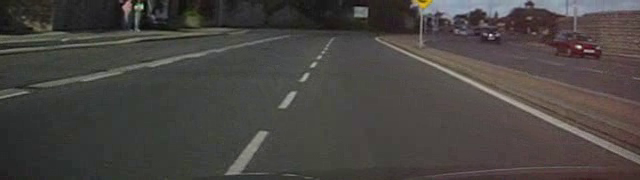
#> input picture frame 38 of lane/data.avi, 640 x 180 px
$ python main.py
#> lines starting #> are read from the running program, lines starting #| are printed output that depends on the picture; after the words box and inside, x2 and y2 are one past the last pixel; in counts of white or black regions, pixels touching at a corner belong together
# -*- coding: utf-8 -*-
"""
Created on Sat Mar 30 22:16:16 2019

@author: sun
"""

import numpy as np
import cv2

fps = 120
size = (180, 640)

#定义数据源
cap = cv2.VideoCapture('./data.avi')

# #设置视频格式
# fourcc = cv2.VideoWriter_fourcc(*'XVID')
# # fps = cap.get(cv2.CAP_PROP_FPS)
# #视频尺寸大小
# size = (int(cap.get(cv2.CAP_PROP_FRAME_WIDTH)), int(cap.get(cv2.CAP_PROP_FRAME_HEIGHT)))
# out = cv2.VideoWriter('edgesResult.avi', fourcc,20.0, size)


if __name__ == "__main__":

    #保存边缘检测图
    while (cap.isOpened()):

        ret, frame = cap.read()
#> frame is the input picture: shape (180, 640, 3); mean B, G, R 66.1, 69, 72.8
        # 读到结尾就退出
        if (ret == False):
            break;
        result = frame.copy()

        # 灰度转换
        gray = cv2.cvtColor(frame, cv2.COLOR_BGR2GRAY)
        h, w = gray.shape
#> h = 180; w = 640
        # 中值滤波
        # frame = cv2.medianBlur(gray,5)
        # 高斯滤波
        frame = cv2.GaussianBlur(gray, (3, 3), 0)
#> frame: shape (180, 640)
        # 边缘检测
        edges = cv2.Canny(frame, 50, 200)
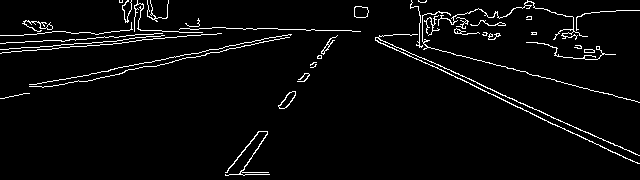
#> edges: shape (180, 640); 3.8% white in thin lines or dots

       # out.write(edges)
        cv2.imshow("result", edges)

        if cv2.waitKey(1) & 0xFF == ord('q'):
#> (key q is pressed here)
            break


    #开始检测车道线
    cap = cv2.VideoCapture('./data.avi')
    # 设置视频格式
    fourcc = cv2.VideoWriter_fourcc(*'XVID')
    # fps = cap.get(cv2.CAP_PROP_FPS)
    # 视频尺寸大小
    size = (int(cap.get(cv2.CAP_PROP_FRAME_WIDTH)), int(cap.get(cv2.CAP_PROP_FRAME_HEIGHT)))
    out = cv2.VideoWriter('edgesResult.avi', fourcc, 20.0, size)

    while(cap.isOpened()):

        ret,frame = cap.read()
         # 读到结尾就退出
        if (ret == False):
            break;
        result = frame.copy()

        #灰度转换
        gray = cv2.cvtColor(frame, cv2.COLOR_BGR2GRAY)
        h, w =  gray.shape
        #中值滤波
        #frame = cv2.medianBlur(gray,5)
        #高斯滤波
        frame = cv2.GaussianBlur(gray, (3, 3), 0)
        #边缘检测
        edges =  cv2.Canny(frame, 50, 200)

        #获取图像mask
        mask = edges[int(h/4):h,0:w]
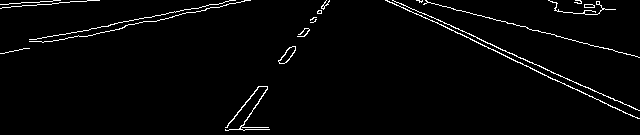
#> mask: shape (135, 640); 2.4% white in thin lines or dots
        # 经验参数
        minLineLength = 100
        maxLineGap = 5
        #检测直线
        lines = cv2.HoughLinesP(mask,1,np.pi/720,5,minLineLength,maxLineGap)
#> lines = 81 rows, first 6: [467, 12, 472, 13], [450, 25, 459, 29], [547, 76, 558, 81], [103, 26, 110, 25], [469, 33, 474, 36], [605, 9, 615, 9]
        if (lines is None or len(lines) == 0):
            print("hello")
            break;
        else:
            for line in lines:
                for x1,y1,x2,y2 in line:
                    cv2.line(result,(x1,y1+int(h/4)),(x2,y2+int(h/4)),(0,0,255),6)
#> this loop made 81 passes
#> line on passes 1 to 12: [[467, 12, 472, 13]], [[450, 25, 459, 29]], [[547, 76, 558, 81]], [[103, 26, 110, 25]], [[469, 33, 474, 36]], [[605, 9, 615, 9]], [[576, 41, 586, 43]], [[599, 100, 620, 110]], [[584, 86, 594, 90]], [[501, 21, 507, 22]], [[534, 30, 540, 31]], [[494, 46, 503, 50]]
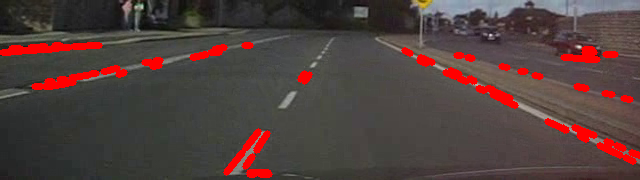
#> result: shape (180, 640, 3); 5.39% of pixels changed, all inside (x1, y1, x2, y2) = (0, 42, 640, 178)

        #cv2.imshow("edges",edges)
        # out1.write(edges)

        #往视频上添加文字
        cv2.putText(result,
                    "lane detect result display",
                    (10, 30), cv2.FONT_HERSHEY_SIMPLEX, 0.8,
                    (0, 255, 0), 2)
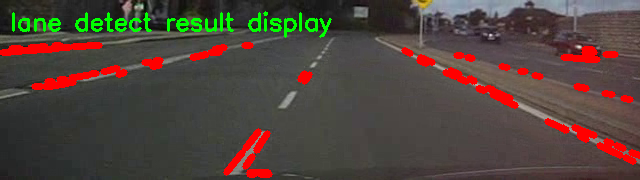
#> result: shape (180, 640, 3); 1.87% of pixels changed, all inside (x1, y1, x2, y2) = (12, 11, 332, 38)
        out.write(result)
        cv2.imshow("result",result)

        if cv2.waitKey(1) & 0xFF == ord('q'):
#> (key q is pressed here)
            break

    cap.release()
    cv2.waitKey(0)
    cv2.destroyAllWindows()

$ run again, starting later in the video
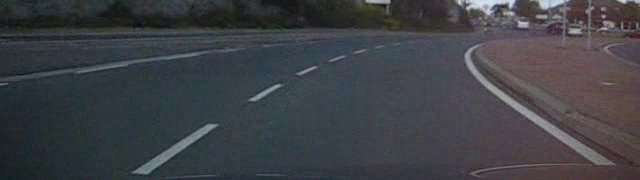
#> input picture frame 173 of lane/data.avi, 640 x 180 px
#> frame is the input picture: shape (180, 640, 3); mean B, G, R 70.4, 65.2, 63
#> frame: shape (180, 640)
#> `edges = cv2.Canny(frame, 50, 200)`:
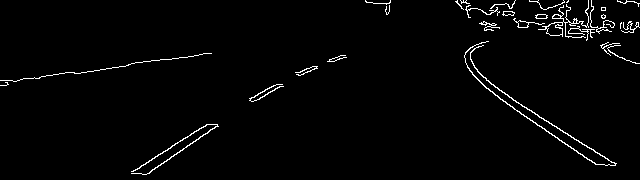
#> edges: shape (180, 640); 2.1% white in thin lines or dots
#> mask: shape (135, 640); 1.5% white in thin lines or dots
#> lines = 53 rows, first 6: [150, 126, 200, 92], [106, 23, 128, 20], [484, 41, 500, 53], [501, 54, 515, 64], [589, 102, 612, 117], [143, 16, 158, 15]
#> the loop `for line in lines:` made 53 passes
#> `cv2.putText(result, "lane detect result display", (10, 30), cv2.FONT_H..`:
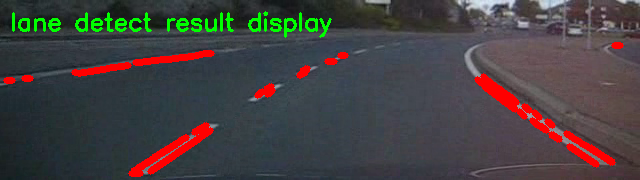
#> result: shape (180, 640, 3); mean B, G, R 65.6, 65.4, 69.2

$ run again, starting later in the video
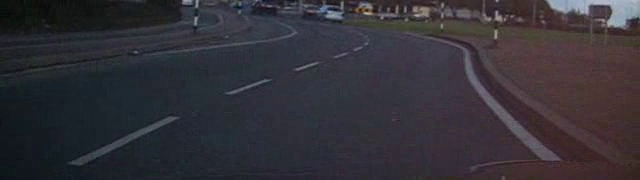
#> input picture frame 308 of lane/data.avi, 640 x 180 px
#> frame is the input picture: shape (180, 640, 3); mean B, G, R 56.1, 49.2, 51.8
#> frame: shape (180, 640)
#> `edges = cv2.Canny(frame, 50, 200)`:
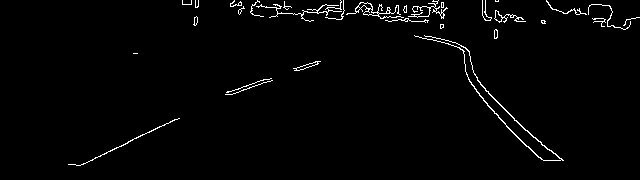
#> edges: shape (180, 640); 1.8% white in thin lines or dots, all inside (x1, y1, x2, y2) = (68, 0, 640, 166)
#> mask: shape (135, 640); 0.85% white in thin lines or dots, all inside (x1, y1, x2, y2) = (68, 0, 564, 121)
#> lines = 30 rows, first 6: [109, 106, 130, 96], [488, 60, 494, 66], [473, 27, 477, 33], [233, 45, 239, 43], [498, 72, 538, 112], [248, 43, 256, 40]
#> the loop `for line in lines:` made 30 passes
#> `cv2.putText(result, "lane detect result display", (10, 30), cv2.FONT_H..`:
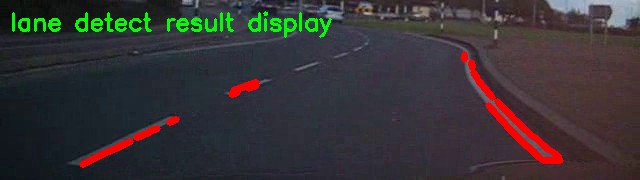
#> result: shape (180, 640, 3); mean B, G, R 53.5, 51.7, 55.2
